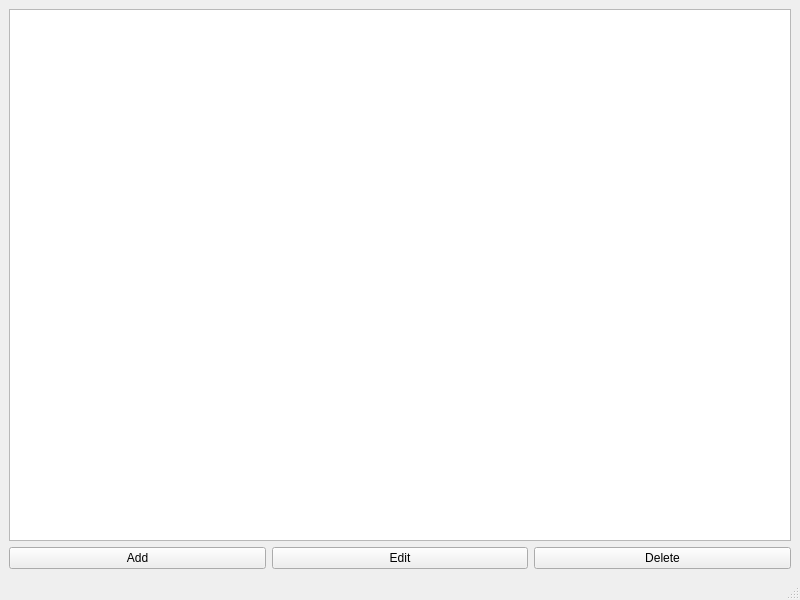
<?xml version="1.0" encoding="UTF-8"?>
<ui version="4.0">
 <class>InventoryWindow</class>
 <widget class="QMainWindow" name="InventoryWindow">
  <property name="geometry">
   <rect>
    <x>0</x>
    <y>0</y>
    <width>800</width>
    <height>600</height>
   </rect>
  </property>
  <property name="windowTitle">
   <string>Inventory</string>
  </property>
  <widget class="QWidget" name="centralwidget">
   <layout class="QVBoxLayout" name="verticalLayout">
    <item>
     <widget class="QTableView" name="inventoryTable"/>
    </item>
    <item>
     <layout class="QHBoxLayout" name="buttonLayout">
      <item>
       <widget class="QPushButton" name="addButton">
        <property name="text">
         <string>Add</string>
        </property>
       </widget>
      </item>
      <item>
       <widget class="QPushButton" name="editButton">
        <property name="text">
         <string>Edit</string>
        </property>
       </widget>
      </item>
      <item>
       <widget class="QPushButton" name="deleteButton">
        <property name="text">
         <string>Delete</string>
        </property>
       </widget>
      </item>
     </layout>
    </item>
   </layout>
  </widget>
  <widget class="QMenuBar" name="menubar"/>
  <widget class="QStatusBar" name="statusbar"/>
 </widget>
 <resources/>
 <connections/>
</ui>
